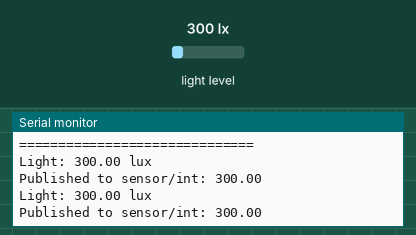
Simulated run of this sketch. Board: Arduino Nano 33 IoT. Parts: the last lines printed to the serial monitor. The test bench sets the inputs (shaded band); at power-on: light level 300 lx. WiFi joins after 1.5 s; servers stay silent unless stated; no MQTT or app messages arrive unless stated.

Above: at 4.7 s.
4.8 s: light level set to 40 lx
At 6.1 s:
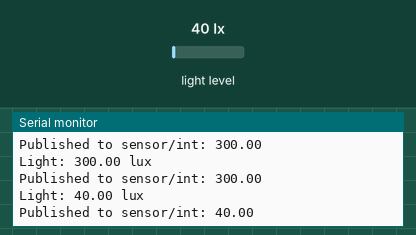
6.3 s: light level set to 500 lx
At 7.3 s:
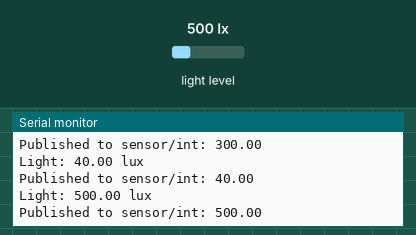
Timing chart, 0 to 9.3 s (numbered marks = the images above; inputs shaded):
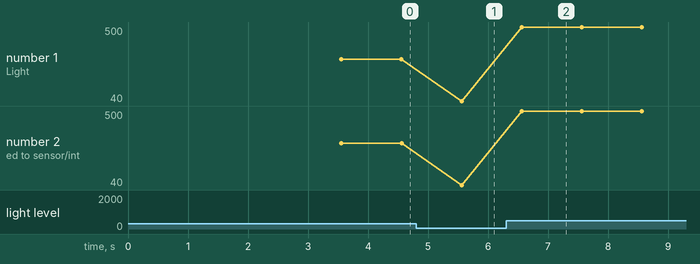

The sketch:

Task3.1pMQTT.ino
```cpp
#include <WiFiNINA.h>
#include <PubSubClient.h>
#include <BH1750.h>
#include <Wire.h>


// ===============================
// Wi-Fi Details
// ===============================

#define WIFI_SSID "1234578"
#define WIFI_PASSWORD "12345678"


// ===============================
// HiveMQ Details
// ===============================

#define MQTT_SERVER "6fe51bf7a6cb4327b97ade299d32a64a.s1.eu.hivemq.cloud"
#define MQTT_PORT 8883
#define MQTT_TOPIC "sensor/int"

#define MQTT_USER "mjain"
#define MQTT_PASSWORD "12345678"


// ===============================
// Objects
// ===============================

BH1750 lightMeter;

WiFiSSLClient wifiClient;
PubSubClient mqttClient(wifiClient);


// ===============================
// Connect to Wi-Fi
// ===============================

void connectWiFi() {

  Serial.println();
  Serial.println("Connecting to Wi-Fi...");

  WiFi.begin(WIFI_SSID, WIFI_PASSWORD);

  int attempts = 0;

  while (WiFi.status() != WL_CONNECTED && attempts < 60) {

    delay(500);
    Serial.print(".");

    attempts++;
  }

  Serial.println();

  if (WiFi.status() == WL_CONNECTED) {

    Serial.println("Wi-Fi connected!");

    Serial.print("IP Address: ");
    Serial.println(WiFi.localIP());

    Serial.print("Signal Strength: ");
    Serial.print(WiFi.RSSI());
    Serial.println(" dBm");

  } else {

    Serial.println("Wi-Fi connection FAILED!");

    Serial.print("Wi-Fi status: ");
    Serial.println(WiFi.status());
  }
}


// ===============================
// Connect to HiveMQ
// ===============================

void connectMQTT() {

  while (!mqttClient.connected()) {

    Serial.println();
    Serial.println("Connecting to HiveMQ Cloud...");

    if (mqttClient.connect(
          "ArduinoNano33IoT",
          MQTT_USER,
          MQTT_PASSWORD)) {

      Serial.println("HiveMQ connected!");

    } else {

      Serial.print("MQTT connection failed. State: ");
      Serial.println(mqttClient.state());

      delay(5000);
    }
  }
}


// ===============================
// Setup
// ===============================

void setup() {

  Serial.begin(9600);

  delay(2000);

  Serial.println();
  Serial.println("==============================");
  Serial.println("Arduino Nano 33 IoT");
  Serial.println("BH1750 + HiveMQ MQTT");
  Serial.println("==============================");


  // =============================
  // Initialise I2C
  // =============================

  Serial.println("Starting I2C...");

  Wire.begin();

  Serial.println("I2C started.");


  // =============================
  // Initialise BH1750
  // =============================

  Serial.println("Starting BH1750...");

  if (lightMeter.begin()) {

    Serial.println("BH1750 initialized successfully!");

  } else {

    Serial.println("BH1750 initialization FAILED!");

    while (1);
  }


  // =============================
  // Connect Wi-Fi
  // =============================

  connectWiFi();


  // =============================
  // Configure MQTT
  // =============================

  mqttClient.setServer(MQTT_SERVER, MQTT_PORT);


  // =============================
  // Connect HiveMQ
  // =============================

  if (WiFi.status() == WL_CONNECTED) {

    connectMQTT();

  } else {

    Serial.println(
      "HiveMQ connection skipped because Wi-Fi failed."
    );
  }


  Serial.println();
  Serial.println("==============================");
  Serial.println("SYSTEM READY");
  Serial.println("==============================");
}


// ===============================
// Main Loop
// ===============================

void loop() {

  // =============================
  // Check Wi-Fi
  // =============================

  if (WiFi.status() != WL_CONNECTED) {

    Serial.println();
    Serial.println("Wi-Fi connection lost!");

    connectWiFi();
  }


  // =============================
  // Check MQTT
  // =============================

  if (WiFi.status() == WL_CONNECTED) {

    if (!mqttClient.connected()) {

      connectMQTT();
    }

    mqttClient.loop();
  }


  // =============================
  // Read BH1750
  // =============================

  float lux = lightMeter.readLightLevel();


  // =============================
  // Display Lux
  // =============================

  Serial.print("Light: ");
  Serial.print(lux);
  Serial.println(" lux");


  // =============================
  // Convert Lux to String
  // =============================

  String message = String(lux, 2);


  // =============================
  // Publish to HiveMQ
  // =============================

  if (mqttClient.connected()) {

    if (mqttClient.publish(
          MQTT_TOPIC,
          message.c_str())) {

      Serial.print("Published to ");
      Serial.print(MQTT_TOPIC);
      Serial.print(": ");
      Serial.println(message);

    } else {

      Serial.println("MQTT publish FAILED!");
    }

  } else {

    Serial.println("MQTT is NOT connected.");
  }


  // =============================
  // Wait 1 second
  // =============================

  delay(1000);
}
```

Measured:
- after the input at 4.8 s, the serial monitor: prints a new line after 0.76 s (image 1)
- after the input at 6.3 s, the serial monitor: prints a new line after 0.26 s (image 2)
- plotted number 1: 300 → 40 after the input at 4.8 s, 40 → 500 after the input at 6.3 s
- plotted number 2: 300 → 40 after the input at 4.8 s, 40 → 500 after the input at 6.3 s
